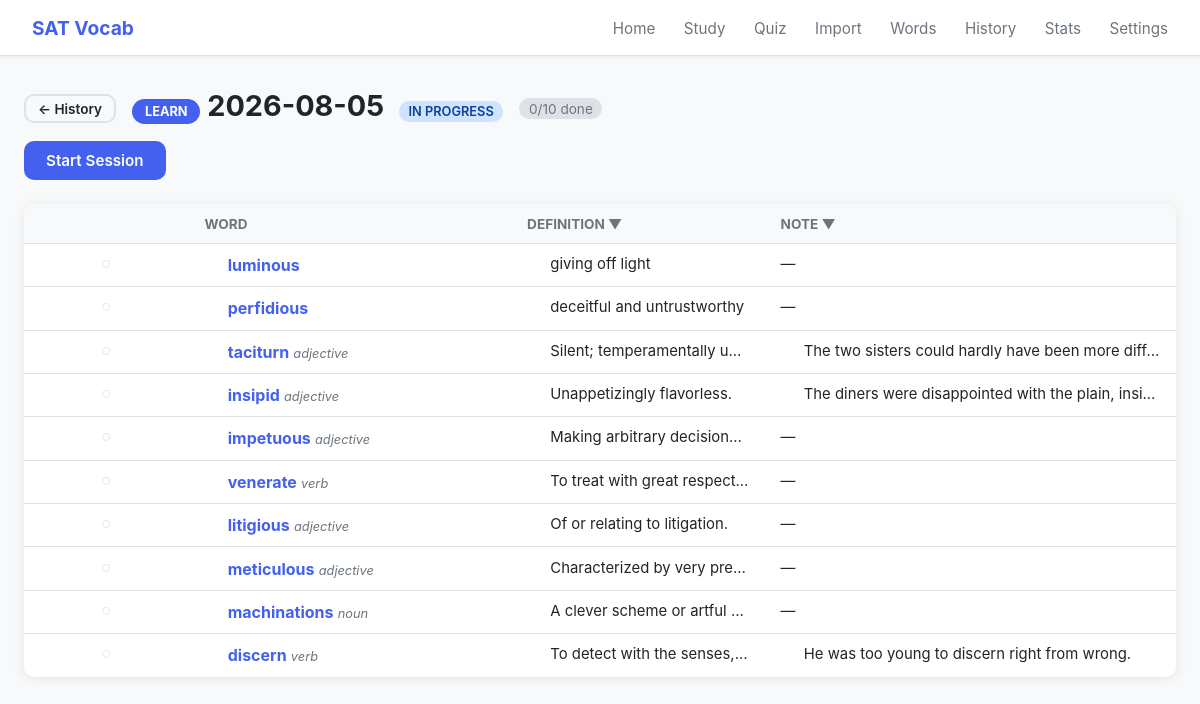
Screenshot of /session/group/6?ref=history with the database file from the repository.
### tables this page shows
CREATE TABLE learn_group (
            id           INTEGER PRIMARY KEY AUTOINCREMENT,
            started_at   DATE NOT NULL,
            completed_at DATE
        );

CREATE TABLE words (
            id          INTEGER PRIMARY KEY AUTOINCREMENT,
            word        TEXT NOT NULL UNIQUE,
            definition  TEXT NOT NULL,
            note     TEXT,
            pos         TEXT,
            created_at  DATETIME DEFAULT CURRENT_TIMESTAMP
        , examples TEXT, audio_url TEXT);

### routes/session.py (the view)
@bp.route('/session/group/<int:group_id>')
def group_detail(group_id):
    ref = request.args.get('ref', 'history')  # 'history' or 'home'
    conn = get_db()
    group = conn.execute("SELECT * FROM learn_group WHERE id = ?", (group_id,)).fetchone()
    if not group:
        conn.close()
        return redirect(url_for('session.learn_history'))
    word_ids = get_learn_group_word_ids(group_id)
    is_active = group['completed_at'] is None
    done_ids = get_done_word_ids('learn') if is_active else set()
    words = []
    for wid in word_ids:
        row = conn.execute("""
            SELECT w.id, w.word, w.definition, w.note, w.pos, p.status
            FROM words w
            LEFT JOIN user_word_progress p ON p.word_id = w.id
            WHERE w.id = ?
        """, (wid,)).fetchone()
        if row:
            if is_active:
                done = wid in done_ids
            else:
                done = row['status'] not in (None, 'new')
            words.append({'word': row, 'done': done})
    conn.close()
    words.sort(key=lambda x: x['done'])
    label = _group_label(group_id)
    return render_template('queue_list.html', words=words, mode='learn',
                           group=group, group_label=label,
                           is_active=is_active, ref=ref,
                           target=len(word_ids),
                           done_count=sum(1 for w in words if w['done']),
                           session=get_or_create_today_session())

### database.py (called while the page is built)
def get_db():
    conn = sqlite3.connect(DATABASE)
    conn.row_factory = sqlite3.Row
    conn.execute("PRAGMA foreign_keys = ON")
    return conn

### routes/session.py (called while the page is built, shortened)
def _group_label(group_id):
    conn = get_db()
    g = conn.execute("SELECT started_at FROM learn_group WHERE id = ?", (group_id,)).fetchone()
    if not g:
        conn.close()
        return str(group_id)
    date_str = g['started_at']
    total = conn.execute(
        "SELECT COUNT(*) FROM learn_group WHERE started_at = ?", (date_str,)
    ).fetchone()[0]
    if total == 1:
        conn.close()
        return date_str

### scheduler.py (called while the page is built, shortened)
def get_learn_group_word_ids(group_id):
    conn = get_db()
    rows = conn.execute(
        "SELECT word_id FROM learn_group_word WHERE group_id = ?", (group_id,)
    ).fetchall()
    conn.close()
    return [r['word_id'] for r in rows]

def get_or_create_today_session():
    conn = get_db()
    today = date.today().isoformat()
    row = conn.execute(
        "SELECT * FROM daily_session WHERE date = ?", (today,)
    ).fetchone()
    conn.close()
    return row

def get_done_word_ids(mode):
    today = date.today().isoformat()
    conn = get_db()
    rows = conn.execute(
        "SELECT word_id FROM daily_word_log WHERE date = ? AND mode = ?", (today, mode)
    ).fetchall()
    conn.close()
    return {r['word_id'] for r in rows}

### templates/queue_list.html (shortened to what this page needs)
{% extends "base.html" %}
{% block content %}
{% if group is defined %}
  {% set back_param = 'group:' ~ group.id %}
{% else %}
  {% set back_param = 'words' %}
{% endif %}
{% set ids_param = words | map(attribute='word') | map(attribute='id') | join(',') %}
<div class="page-header">
  <div style="display:flex; align-items:center; gap:1rem; flex-wrap:wrap;">
    {% if ref == 'history' %}
      <a href="{{ url_for('session.learn_history') }}" class="btn btn-outline btn-sm">&#8592; History</a>
    {% else %}
      <a href="{{ url_for('home.index') }}" class="btn btn-outline btn-sm">&#8592; Home</a>
    {% endif %}
    <h1>
      {% if group_label is defined %}
        <span class="mode-badge mode-learn">learn</span>
        {{ group_label }}
        {% if is_active is defined and is_active %}
          <span class="status-badge status-learning" style="margin-left:0.5rem;font-size:0.8rem;">In Progress</span>
        {% elif group is defined and group.completed_at %}
          <span class="status-badge status-mastered" style="margin-left:0.5rem;font-size:0.8rem;">Done</span>
        {% endif %}
      {% else %}
        <span class="mode-badge mode-{{ mode }}">{{ mode }}</span>
        Today's Queue
      {% endif %}
    </h1>
    <span class="count-badge" id="done-badge">{{ done_count }}/{{ target }} done</span>
  </div>
  <div style="margin-top:0.75rem; display:flex; gap:0.75rem; align-items:center; flex-wrap:wrap;">
    <a href="{{ url_for('session.start') }}" class="btn btn-primary">Start Session</a>
  </div>
</div>
{% if words %}
<table class="words-table">
  <thead>
    <tr>
      <th style="width:36px;"></th>
      <th>Word<span class="col-resizer"></span></th>
      <th><span class="col-toggle-label" onclick="toggleCol('definition')" title="Click to hide/show">Definition &#9660;</span><span class="col-resizer"></span></th>
      <th><span class="col-toggle-label" onclick="toggleCol('note')" title="Click to hide/show">Note &#9660;</span><span class="col-resizer"></span></th>
    </tr>
  </thead>
  <tbody>
    {% for item in words %}
    {% set w = item.word %}
    {% set loop_idx = loop.index0 %}
    <tr class="{{ 'row-done' if item.done else 'row-remaining' }}" id="row-{{ w.id }}">
      <td class="status-cell">
        {% if item.done %}
          <span class="check-done" title="Done">&#10003;</span>
        {% else %}
          <form method="post"
                action="{{ url_for('session.manual_check', mode=mode, word_id=w.id) }}"
                style="display:inline;"
                onsubmit="markDone(event, {{ w.id }}, '{{ mode }}')">
            <button type="submit" class="check-btn" title="Mark as done">&#9675;</button>
          </form>
        {% endif %}
      </td>
      <td class="word-cell">
        <a href="{{ url_for('words.word_card', word_id=w.id, back=back_param, ids=ids_param, idx=loop_idx) }}"
           class="word-link"><strong>{{ w.word }}</strong></a>
        {% if w.pos %}<em class="pos">{{ w.pos }}</em>{% endif %}
      </td>
      <td class="def-cell">
        {{ w.definition }}
      </td>
      <td class="note-cell">
        {% if w.note %}
          {{ w.note }}
        {% else %}—{% endif %}
      </td>
    </tr>
    {% endfor %}
  </tbody>
</table>
{% else %}
<div class="empty-msg" style="padding:3rem;">
  No words queued for {{ mode }} today.
  {% if mode == 'learn' %}Try importing more words.{% else %}Check back tomorrow!{% endif %}
</div>
{% endif %}
{% endblock %}

### static/style.css (style rules this page uses)
:root { --bg: #f8f9fa; --surface: #ffffff; --border: #dee2e6; --text: #212529; --text-muted: #6c757d; --primary: #4361ee; --primary-dark: #3451d1; --success: #2dc653; --warning: #f8961e; --danger: #ef233c; --learn: #4361ee; --review: #f8961e; --test: #7209b7; --mastered: #2dc653; --radius: 10px; --shadow: 0 2px 12px rgba(0,0,0,0.08); }
* { box-sizing: border-box; margin: 0; padding: 0; }
body { font-family: -apple-system, BlinkMacSystemFont, 'Segoe UI', sans-serif; background: var(--bg); color: var(--text); min-height: 100vh; }
.btn { display: inline-block; padding: 0.5rem 1.25rem; border-radius: var(--radius); border: 2px solid transparent; font-size: 0.95rem; font-weight: 600; cursor: pointer; text-decoration: none; transition: all 0.15s; }
.btn-primary { background: var(--primary); color: #fff; }
.btn-outline { background: transparent; border-color: var(--border); color: var(--text); }
.btn-sm { padding: 0.3rem 0.75rem; font-size: 0.85rem; }
.mode-badge { padding: 0.3rem 0.8rem; border-radius: 20px; font-size: 0.8rem; font-weight: 700; text-transform: uppercase; color: #fff; }
.mode-learn { background: var(--learn); }
.page-header { margin-bottom: 1.5rem; }
.page-header h1 { font-size: 1.8rem; margin-bottom: 0.4rem; }
.words-table { width: 100%; border-collapse: collapse; background: var(--surface); border-radius: var(--radius); overflow: hidden; box-shadow: var(--shadow); table-layout: fixed; }
.words-table th { background: var(--bg); padding: 0.7rem 1rem; text-align: left; font-size: 0.85rem; color: var(--text-muted); text-transform: uppercase; border-bottom: 1px solid var(--border); position: relative; overflow: hidden; white-space: nowrap; }
.col-toggle-label { cursor: pointer; user-select: none; }
.words-table th .col-resizer { position: absolute; right: 0; top: 0; bottom: 0; width: 6px; cursor: col-resize; user-select: none; }
.words-table td { padding: 0.7rem 1rem; border-bottom: 1px solid var(--border); font-size: 0.93rem; vertical-align: top; overflow: hidden; text-overflow: ellipsis; white-space: nowrap; }
.words-table th:nth-child(1) { width: 140px; }
.words-table th:nth-child(2) { width: 28%; }
.words-table th:nth-child(3) { width: 22%; }
.words-table th:nth-child(4) { width: 90px; }
.words-table tr:last-child td { border-bottom: none; }
.word-cell strong { font-size: 1rem; }
.word-link { text-decoration: none; color: var(--primary); }
.pos { font-size: 0.8rem; color: var(--text-muted); }
.status-badge { display: inline-block; padding: 0.2rem 0.6rem; border-radius: 12px; font-size: 0.78rem; font-weight: 600; text-transform: uppercase; }
.status-learning { background: #cfe2ff; color: #084298; }
.count-badge { background: var(--border); border-radius: 12px; padding: 0.15rem 0.6rem; font-size: 0.85rem; color: var(--text-muted); font-weight: 400; }
.status-cell { width: 36px; text-align: center; padding: 0 0.25rem; }
.check-btn { background: none; border: none; cursor: pointer; font-size: 1.1rem; color: var(--border); padding: 0; line-height: 1; transition: color 0.15s; }

### rows the page displays
learn_group: started_at "2026-08-05"
words: word "luminous", definition "giving off light"
words: word "perfidious", definition "deceitful and untrustworthy"
words: word "taciturn", pos "adjective", definition "Silent; temperamentally u…", note "The two sisters could hardly have been more diff…"
words: word "insipid", pos "adjective", definition "Unappetizingly flavorless.", note "The diners were disappointed with the plain, insi…"
words: word "impetuous", pos "adjective", definition "Making arbitrary decision…"
words: word "venerate", pos "verb", definition "To treat with great respec…"
words: word "litigious", pos "adjective", definition "Of or relating to litigation."
words: word "meticulous", pos "adjective", definition "Characterized by very pre…"
words: word "machinations", pos "noun", definition "A clever scheme or artful…"
words: word "discern", pos "verb", definition "To detect with the senses,…", note "He was too young to discern right from wrong."

### other values shown
{{ done_count }} "0"
{{ target }} "10"
